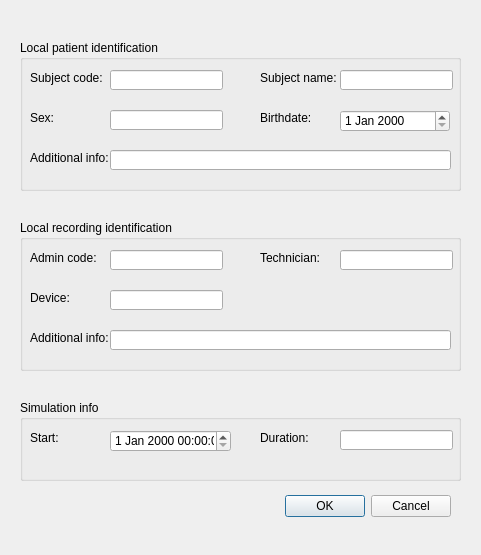
<?xml version="1.0" encoding="UTF-8"?>
<ui version="4.0">
 <class>EDFdialog</class>
 <widget class="QDialog" name="EDFdialog">
  <property name="geometry">
   <rect>
    <x>0</x>
    <y>0</y>
    <width>481</width>
    <height>555</height>
   </rect>
  </property>
  <property name="windowTitle">
   <string>EDF - Properties</string>
  </property>
  <property name="toolTipDuration">
   <number>0</number>
  </property>
  <widget class="QDialogButtonBox" name="buttonBox">
   <property name="geometry">
    <rect>
     <x>110</x>
     <y>490</y>
     <width>341</width>
     <height>32</height>
    </rect>
   </property>
   <property name="orientation">
    <enum>Qt::Horizontal</enum>
   </property>
   <property name="standardButtons">
    <set>QDialogButtonBox::Cancel|QDialogButtonBox::Ok</set>
   </property>
  </widget>
  <widget class="QLineEdit" name="subjectCodeInput">
   <property name="geometry">
    <rect>
     <x>110</x>
     <y>70</y>
     <width>113</width>
     <height>20</height>
    </rect>
   </property>
  </widget>
  <widget class="QLabel" name="label">
   <property name="geometry">
    <rect>
     <x>30</x>
     <y>70</y>
     <width>91</width>
     <height>16</height>
    </rect>
   </property>
   <property name="text">
    <string>Subject code:</string>
   </property>
  </widget>
  <widget class="QLineEdit" name="SexInput">
   <property name="geometry">
    <rect>
     <x>110</x>
     <y>110</y>
     <width>113</width>
     <height>20</height>
    </rect>
   </property>
  </widget>
  <widget class="QLabel" name="label_2">
   <property name="geometry">
    <rect>
     <x>30</x>
     <y>110</y>
     <width>91</width>
     <height>16</height>
    </rect>
   </property>
   <property name="text">
    <string>Sex:</string>
   </property>
  </widget>
  <widget class="QLineEdit" name="patientAdditionalInfoInput">
   <property name="geometry">
    <rect>
     <x>110</x>
     <y>150</y>
     <width>341</width>
     <height>20</height>
    </rect>
   </property>
  </widget>
  <widget class="QLabel" name="label_3">
   <property name="geometry">
    <rect>
     <x>30</x>
     <y>150</y>
     <width>91</width>
     <height>16</height>
    </rect>
   </property>
   <property name="text">
    <string>Additional info:</string>
   </property>
  </widget>
  <widget class="QLineEdit" name="subjectNameInput">
   <property name="geometry">
    <rect>
     <x>340</x>
     <y>70</y>
     <width>113</width>
     <height>20</height>
    </rect>
   </property>
  </widget>
  <widget class="QLabel" name="label_7">
   <property name="geometry">
    <rect>
     <x>260</x>
     <y>70</y>
     <width>91</width>
     <height>16</height>
    </rect>
   </property>
   <property name="text">
    <string>Subject name:</string>
   </property>
  </widget>
  <widget class="QLabel" name="label_8">
   <property name="geometry">
    <rect>
     <x>260</x>
     <y>110</y>
     <width>91</width>
     <height>16</height>
    </rect>
   </property>
   <property name="text">
    <string>Birthdate:</string>
   </property>
  </widget>
  <widget class="QLabel" name="label_4">
   <property name="geometry">
    <rect>
     <x>30</x>
     <y>330</y>
     <width>91</width>
     <height>16</height>
    </rect>
   </property>
   <property name="text">
    <string>Additional info:</string>
   </property>
  </widget>
  <widget class="QLabel" name="label_5">
   <property name="geometry">
    <rect>
     <x>30</x>
     <y>290</y>
     <width>91</width>
     <height>16</height>
    </rect>
   </property>
   <property name="text">
    <string>Device:</string>
   </property>
  </widget>
  <widget class="QLineEdit" name="technicianInput">
   <property name="geometry">
    <rect>
     <x>340</x>
     <y>250</y>
     <width>113</width>
     <height>20</height>
    </rect>
   </property>
  </widget>
  <widget class="QLineEdit" name="adminCodeInput">
   <property name="geometry">
    <rect>
     <x>110</x>
     <y>250</y>
     <width>113</width>
     <height>20</height>
    </rect>
   </property>
  </widget>
  <widget class="QLabel" name="label_6">
   <property name="geometry">
    <rect>
     <x>30</x>
     <y>250</y>
     <width>91</width>
     <height>16</height>
    </rect>
   </property>
   <property name="text">
    <string>Admin code:</string>
   </property>
  </widget>
  <widget class="QLineEdit" name="recordingAdditionalInfoInput">
   <property name="geometry">
    <rect>
     <x>110</x>
     <y>330</y>
     <width>341</width>
     <height>20</height>
    </rect>
   </property>
  </widget>
  <widget class="QLabel" name="label_12">
   <property name="geometry">
    <rect>
     <x>260</x>
     <y>250</y>
     <width>91</width>
     <height>16</height>
    </rect>
   </property>
   <property name="text">
    <string>Technician:</string>
   </property>
  </widget>
  <widget class="QLineEdit" name="deviceInput">
   <property name="geometry">
    <rect>
     <x>110</x>
     <y>290</y>
     <width>113</width>
     <height>20</height>
    </rect>
   </property>
  </widget>
  <widget class="QDateEdit" name="birthdateInput">
   <property name="geometry">
    <rect>
     <x>340</x>
     <y>110</y>
     <width>110</width>
     <height>22</height>
    </rect>
   </property>
  </widget>
  <widget class="QGroupBox" name="groupBox">
   <property name="geometry">
    <rect>
     <x>20</x>
     <y>40</y>
     <width>441</width>
     <height>151</height>
    </rect>
   </property>
   <property name="title">
    <string>Local patient identification</string>
   </property>
  </widget>
  <widget class="QGroupBox" name="groupBox_2">
   <property name="geometry">
    <rect>
     <x>20</x>
     <y>220</y>
     <width>441</width>
     <height>151</height>
    </rect>
   </property>
   <property name="title">
    <string>Local recording identification</string>
   </property>
  </widget>
  <widget class="QGroupBox" name="groupBox_3">
   <property name="geometry">
    <rect>
     <x>20</x>
     <y>400</y>
     <width>441</width>
     <height>81</height>
    </rect>
   </property>
   <property name="title">
    <string>Simulation info</string>
   </property>
   <widget class="QLineEdit" name="durationInput">
    <property name="geometry">
     <rect>
      <x>320</x>
      <y>30</y>
      <width>113</width>
      <height>20</height>
     </rect>
    </property>
   </widget>
   <widget class="QDateTimeEdit" name="simulationStartInput">
    <property name="geometry">
     <rect>
      <x>90</x>
      <y>30</y>
      <width>121</width>
      <height>22</height>
     </rect>
    </property>
   </widget>
   <widget class="QLabel" name="label_14">
    <property name="geometry">
     <rect>
      <x>10</x>
      <y>30</y>
      <width>91</width>
      <height>16</height>
     </rect>
    </property>
    <property name="text">
     <string>Start:</string>
    </property>
   </widget>
   <widget class="QLabel" name="label_16">
    <property name="geometry">
     <rect>
      <x>240</x>
      <y>30</y>
      <width>91</width>
      <height>16</height>
     </rect>
    </property>
    <property name="text">
     <string>Duration:</string>
    </property>
   </widget>
  </widget>
  <zorder>groupBox_3</zorder>
  <zorder>groupBox</zorder>
  <zorder>groupBox_2</zorder>
  <zorder>buttonBox</zorder>
  <zorder>subjectCodeInput</zorder>
  <zorder>label</zorder>
  <zorder>SexInput</zorder>
  <zorder>label_2</zorder>
  <zorder>patientAdditionalInfoInput</zorder>
  <zorder>label_3</zorder>
  <zorder>subjectNameInput</zorder>
  <zorder>label_7</zorder>
  <zorder>label_8</zorder>
  <zorder>label_4</zorder>
  <zorder>label_5</zorder>
  <zorder>technicianInput</zorder>
  <zorder>adminCodeInput</zorder>
  <zorder>label_6</zorder>
  <zorder>recordingAdditionalInfoInput</zorder>
  <zorder>label_12</zorder>
  <zorder>deviceInput</zorder>
  <zorder>birthdateInput</zorder>
 </widget>
 <resources/>
 <connections>
  <connection>
   <sender>buttonBox</sender>
   <signal>accepted()</signal>
   <receiver>EDFdialog</receiver>
   <slot>accept()</slot>
   <hints>
    <hint type="sourcelabel">
     <x>248</x>
     <y>254</y>
    </hint>
    <hint type="destinationlabel">
     <x>157</x>
     <y>274</y>
    </hint>
   </hints>
  </connection>
  <connection>
   <sender>buttonBox</sender>
   <signal>rejected()</signal>
   <receiver>EDFdialog</receiver>
   <slot>reject()</slot>
   <hints>
    <hint type="sourcelabel">
     <x>316</x>
     <y>260</y>
    </hint>
    <hint type="destinationlabel">
     <x>286</x>
     <y>274</y>
    </hint>
   </hints>
  </connection>
 </connections>
</ui>
